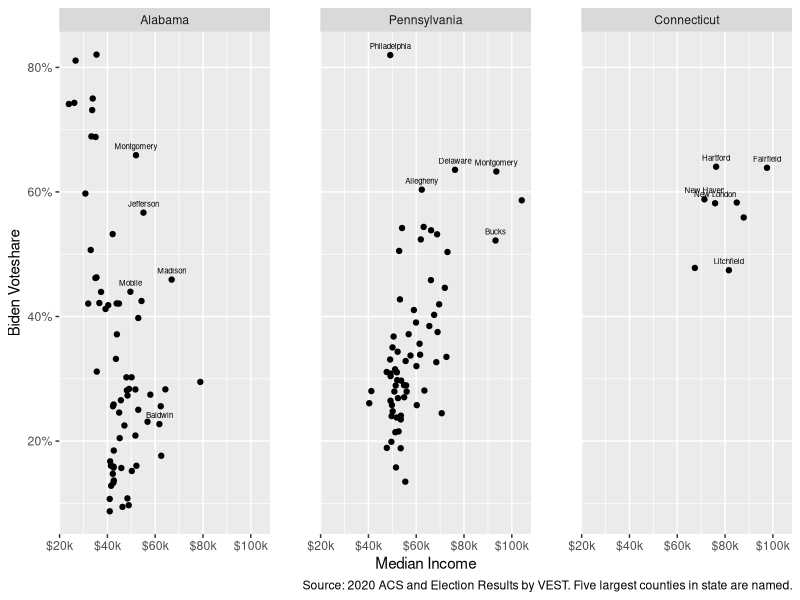
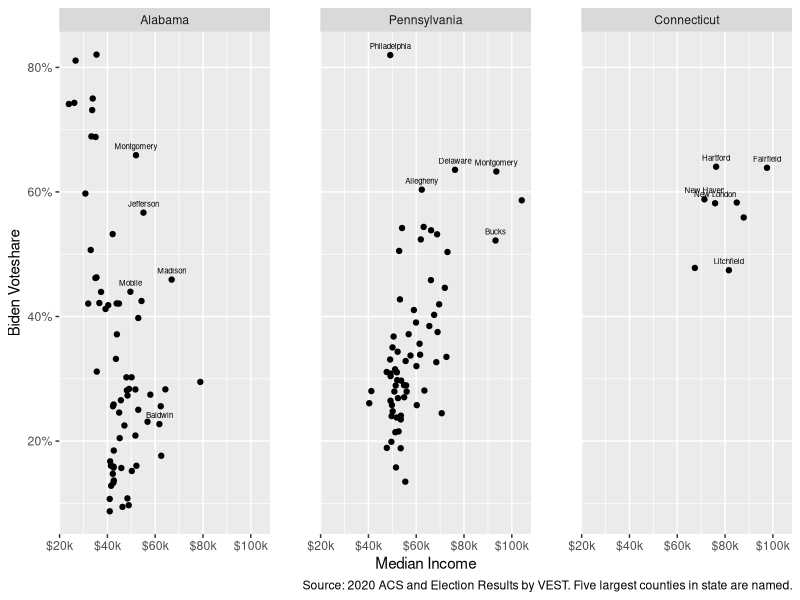

These figures' R source, in order:
library(tidyverse)
library(scales)



states_orig <- read_csv("data/counties.csv")

# reorder
states_df <- states_orig |> 
  mutate(state = recode_factor(state, AL = "Alabama", PA = "Pennsylvania", CT = "Connecticut"))

# top 5 counties
states_subset <- states_df |> 
  group_by(state) |> 
  slice_max(summary_est, n = 5) |> 
  ungroup()

# plot
states_df |> 
  ggplot(aes(estimate, biden_vshare)) +
  facet_wrap(~ state) +
  geom_point() +
  geom_text(data = states_subset, aes(label = name), vjust = -1, 
            size = 2) +
  scale_x_continuous(labels = ~ dollar(.x, scale = 0.001, suffix = "k")) +
  scale_y_continuous(labels = percent) +
  theme(panel.spacing.x = unit(0.5, "in")) +
  labs(x = "Median Income",
       y = "Biden Voteshare",
       caption = "Source: 2020 ACS and Election Results by VEST. Five largest counties in state are named.")

ggsave("figures/substate.png", w = 8.5, h = 3)  
